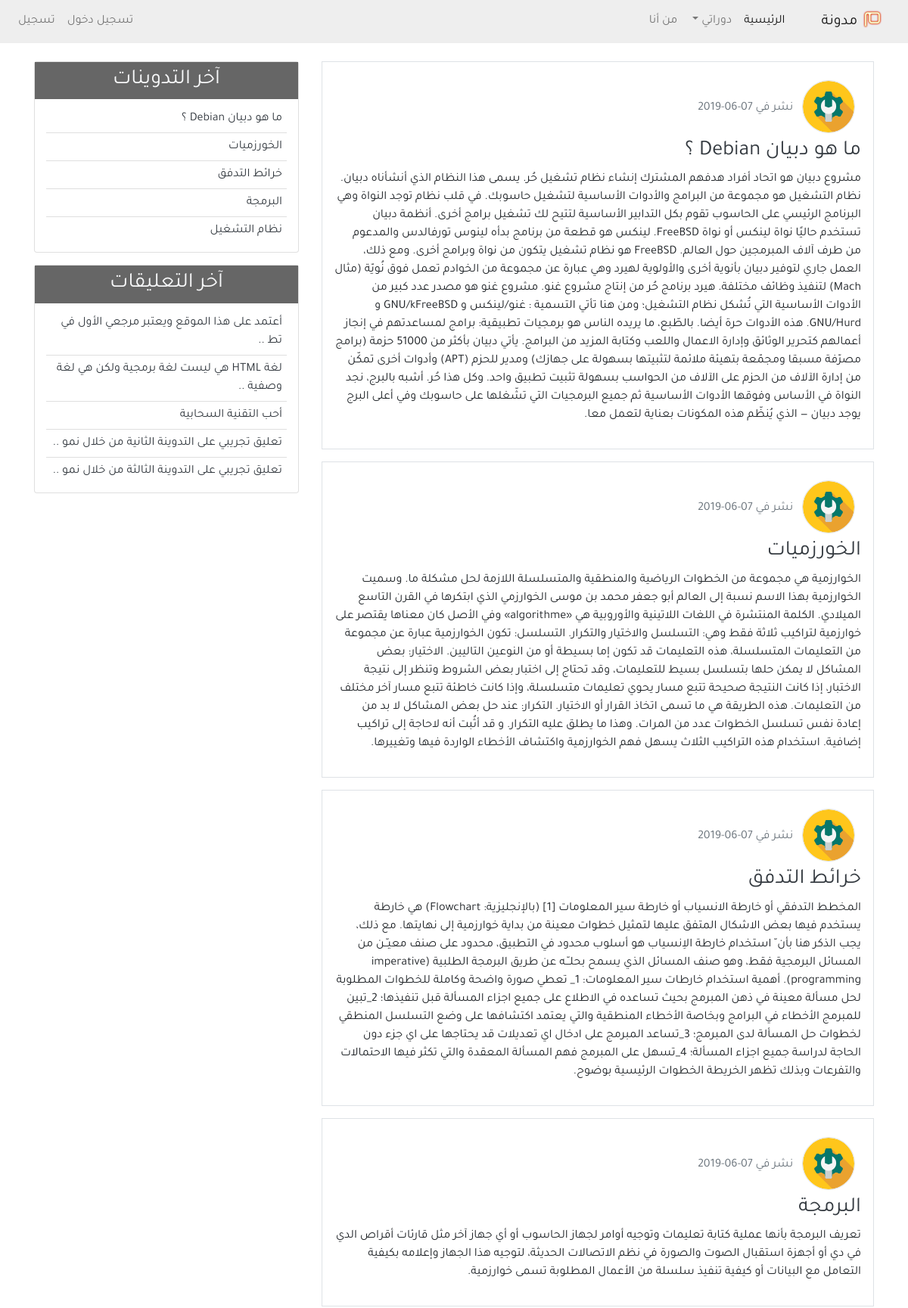
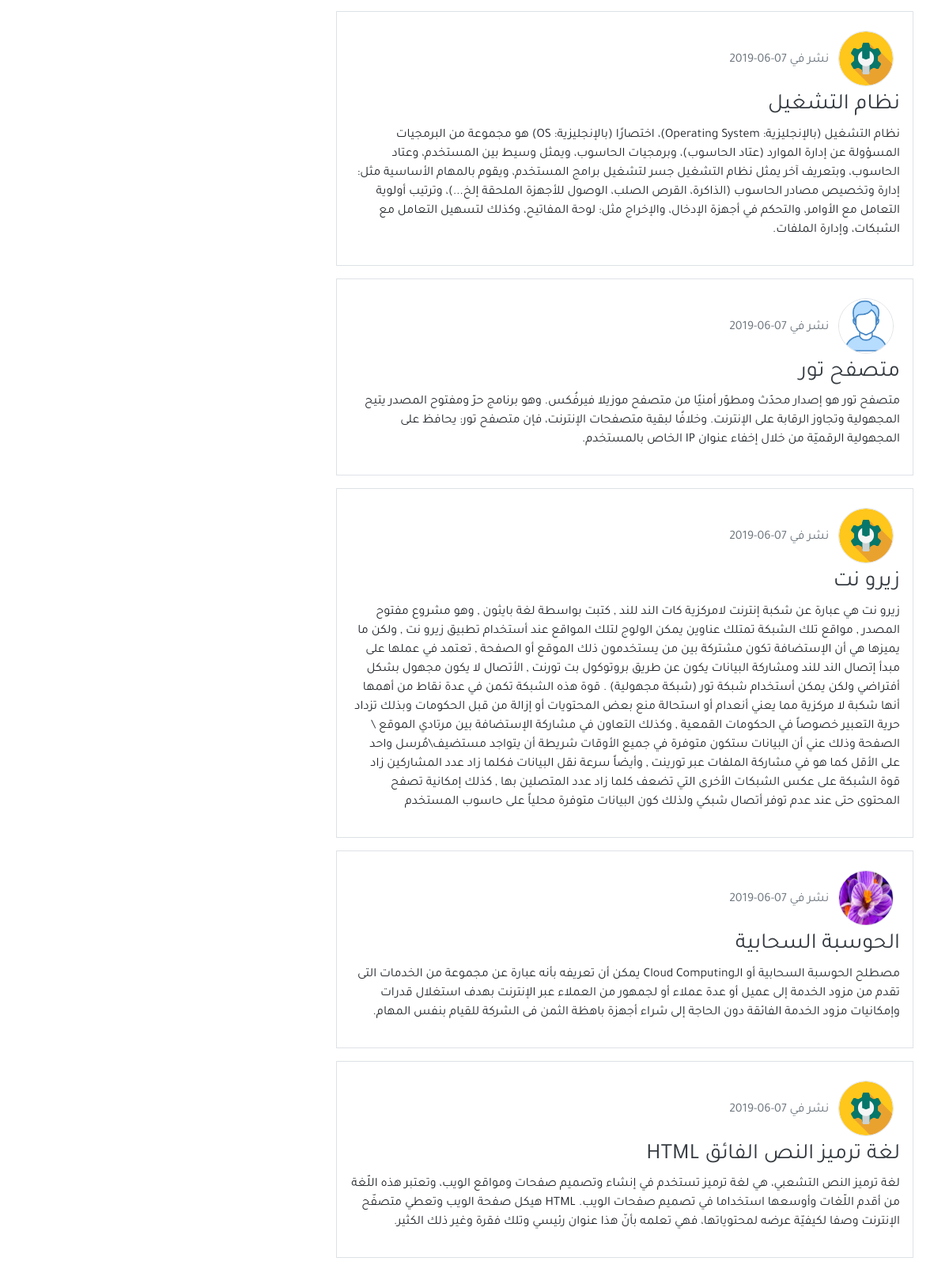
The page / (upper part) on the database its author committed (2 pictures, top to bottom).
### blog/models.py (models this page shows, shortened)
class Post(models.Model):
    title = models.CharField(max_length=100)
    content = models.TextField()
    post_date = models.DateTimeField(default=timezone.now)
    post_update = models.DateTimeField(auto_now=True)
    author = models.ForeignKey(User, on_delete=models.CASCADE)
    class Meta:
        ordering = ('-post_date', )

class Comment(models.Model):
    name = models.CharField(max_length=50, verbose_name='الاسم')
    email = models.EmailField(verbose_name='البريد الإلكتروني')
    body = models.TextField(verbose_name='التعليق')
    comment_date = models.DateTimeField(auto_now_add=True)
    active = models.BooleanField(default=False)
    post = models.ForeignKey(
        Post, on_delete=models.CASCADE, related_name='comments')
    class Meta:
        ordering = ('-comment_date',)

### user/models.py (models this page shows, shortened)
class Profile(models.Model):
    image = models.ImageField(default='default.jpg', upload_to='profile_pics')
    user = models.OneToOneField(User, on_delete=models.CASCADE)

### blog/views.py (the view)
# urls.py: path('', views.home, name='home'),
def home(request):
    context = {
        'title': 'الصفحة الرئيسية',
        'posts': Post.objects.all()
    }
    return render(request, 'blog/index.html', context)

### blog/templatetags/post_tag.py (called while the page is built)
@register.inclusion_tag('blog/latest_posts.html')
def latest_posts():
    context = {
        'l_posts': Post.objects.all()[0:5],
    }
    return context

@register.inclusion_tag('blog/latest_comments.html')
def latest_comments():
    context = {
        'l_comments': Comment.objects.filter(active=True)[:5],
    }
    return context

### blog/templates/blog/index.html (shortened to what this page needs)
{% extends 'blog/base.html' %}
{% block content %}
{% for post in posts %}
<div class="border p-3 mb-3">
    <img class="img-fluid rounded-circle border m-2" width="70px" src="{{post.author.profile.image.url}}"
        alt="صورة الناشر">
    <span class="text-secondary">نشر في {{post.post_date|date:'d-m-Y'}}</span>
    <h3><a class="text-dark" href="{% url 'detail' post.id %}">{{post.title}}</a></h3>
    <p>{{post.content}}</p>
</div>
{% endfor %}
{% endblock content %}

### blog/templates/blog/latest_posts.html
<ul class="list-group-flush latest-post">
    {% for post in l_posts %}
    <li class="list-group-item latest-post-item">
        <a class="text-dark" href="{% url 'detail' post.id %}">{{post.title}}</a>
    </li>
    {% endfor %}
</ul>

### blog/templates/blog/latest_comments.html
<ul class="list-group-flush latest-comment">
    {% for comment in l_comments %}
    <li class="list-group-item latest-comment-item">
        <a class="text-dark" href="{% url 'detail' comment.post.id %}">
            {% if comment.body|length > 40 %}
            {{comment.body|slice:'45'}} ..
            {% else %}
            {{comment.body}}
            {% endif %}
        </a>
    </li>
    {% empty %}
    <li class="list-group-item latest-comment-item">لا يوجد تعليقات</li>
    {% endfor %}
</ul>

### blog/static/blog/css/main.css (style rules this page uses)
html, body { direction: rtl; text-align: right; }
body { font-family: 'Tajawal', sans-serif; }
.latest-post, .latest-comment { padding: 0 15px; }
.latest-post .latest-post-item, .latest-comment .latest-comment-item { padding: 6px; }
.latest-post li:first-child, .latest-comment li:first-child { border-top: 0; }
.latest-post li:last-child, .latest-comment li:last-child { border-bottom: 0; padding-bottom: 0; }

### rows shown on the page
Post: author.profile.image (picture), post_date "07-06-2019", title "ما هو دبيان Debian ؟", content "مشروع دبيان هو اتحاد أفراد هدفهم المشترك إنشاء نظام تشغيل حُر. يسمى هذا النظام الذي أنشأناه دبيان. نظام التشغيل هو مجموعة من البرامج والأدوات الأساسية لتشغيل حاسوبك. في قلب نظام توجد النواة وهي البرنامج الرئيسي على الحاسوب تقوم بكل التدابير الأساسية لتتيح لك تشغيل برامج أخرى. أنظمة دبيان تستخدم حاليًا نواة لينكس أو نواة FreeBSD. لينكس هو قطعة من برنامج بدأه لينوس تورفالدس والمدعوم من طرف آلاف المبرمجين حول العالم. FreeBSD هو نظام تشغيل يتكون من نواة وبرامج أخرى. ومع ذلك، العمل جاري لتوفير دبيان بأنوية أخرى والأولوية لهيرد وهي عبارة عن مجموعة من الخوادم تعمل فوق نُويّة (مثال Mach) لتنفيذ وظائف مختلفة. هيرد برنامج حُر من إنتاج مشروع غنو. مشروع غنو هو مصدر عدد كبير من الأدوات الأساسية التي…"
Post: author.profile.image (picture), post_date "07-06-2019", title "الخورزميات", content "الخوارزمية هي مجموعة من الخطوات الرياضية والمنطقية والمتسلسلة اللازمة لحل مشكلة ما. وسميت الخوارزمية بهذا الاسم نسبة إلى العالم أبو جعفر محمد بن موسى الخوارزمي الذي ابتكرها في القرن التاسع الميلادي. الكلمة المنتشرة في اللغات اللاتينية والأوروبية هي «algorithme» وفي الأصل كان معناها يقتصر على خوارزمية لتراكيب ثلاثة فقط وهي: التسلسل والاختيار والتكرار. التسلسل: تكون الخوارزمية عبارة عن مجموعة من التعليمات المتسلسلة، هذه التعليمات قد تكون إما بسيطة أو من النوعين التاليين. الاختيار: بعض المشاكل لا يمكن حلها بتسلسل بسيط للتعليمات، وقد تحتاج إلى اختبار بعض الشروط وتنظر إلى نتيجة الاختبار، إذا كانت النتيجة صحيحة تتبع مسار يحوي تعليمات متسلسلة، وإذا كانت خاطئة تتبع مسار آخر مختلف من التعليمات. هذه…"
Post: author.profile.image (picture), post_date "07-06-2019", title "خرائط التدفق", content "المخطط التدفقي أو خارطة الانسياب أو خارطة سير المعلومات [1] (بالإنجليزية: Flowchart) هي خارطة يستخدم فيها بعض الاشكال المتفق عليها لتمثيل خطوات معينة من بداية خوارزمية إلى نهايتها. مع ذلك، يجب الذكر هنا بأن ّ استخدام خارطة الاِنسياب هو أسلوب محدود في التطبيق، محدود على صنف معيـّـن من المسائل البرمجية فقط، وهو صنف المسائل الذي يسمح بحلــّـه عن طريق البرمجة الطلبية (imperative programming). أهمية استخدام خارطات سير المعلومات: 1_ تعطي صورة واضحة وكاملة للخطوات المطلوبة لحل مسألة معينة في ذهن المبرمج بحيث تساعده في الاطلاع على جميع اجزاء المسألة قبل تنفيذها؛ 2_تبين للمبرمج الأخطاء في البرامج وبخاصة الأخطاء المنطقية والتي يعتمد اكتشافها على وضع التسلسل المنطقي لخطوات حل المسألة لدى المبرمج؛…"
Post: author.profile.image (picture), post_date "07-06-2019", title "البرمجة", content "تعريف البرمجة بأنها عملية كتابة تعليمات وتوجيه أوامر لجهاز الحاسوب أو أي جهاز آخر مثل قارئات أقراص الدي في دي أو أجهزة استقبال الصوت والصورة في نظم الاتصالات الحديثة، لتوجيه هذا الجهاز وإعلامه بكيفية التعامل مع البيانات أو كيفية تنفيذ سلسلة من الأعمال المطلوبة تسمى خوارزمية."
Post: author.profile.image (picture), post_date "07-06-2019", title "نظام التشغيل", content "نظام التشغيل (بالإنجليزية: Operating System)، اختصارًا (بالإنجليزية: OS) هو مجموعة من البرمجيات المسؤولة عن إدارة الموارد (عتاد الحاسوب)، وبرمجيات الحاسوب، ويمثل وسيط بين المستخدم، وعتاد الحاسوب، وبتعريف آخر يمثل نظام التشغيل جسر لتشغيل برامج المستخدم، ويقوم بالمهام الأساسية مثل: إدارة وتخصيص مصادر الحاسوب (الذاكرة، القرص الصلب، الوصول للأجهزة الملحقة إلخ...)، وترتيب أولوية التعامل مع الأوامر، والتحكم في أجهزة الإدخال، والإخراج مثل: لوحة المفاتيح، وكذلك لتسهيل التعامل مع الشبكات، وإدارة الملفات."
Post: author.profile.image (placeholder picture), post_date "07-06-2019", title "متصفح تور", content "متصفح تور هو إصدار محدّث ومطوّر أمنيًا من متصفح موزيلا فيرفُكس. وهو برنامج حرّ ومفتوح المصدر يتيح المجهولية وتجاوز الرقابة على الإنترنت. وخلافًا لبقية متصفحات الإنترنت، فإن متصفح تور: يحافظ على المجهولية الرقميّة من خلال إخفاء عنوان IP الخاص بالمستخدم."
Post: author.profile.image (picture), post_date "07-06-2019", title "زيرو نت", content "زيرو نت هي عبارة عن شكبة إنترنت لامركزية كات الند للند , كتبت بواسطة لغة بايثون , وهو مشروع مفتوح المصدر , مواقع تلك الشبكة تمتلك عناوين يمكن الولوج لتلك المواقع عند أستخدام تطبيق زيرو نت , ولكن ما يميزها هي أن الإستضافة تكون مشتركة بين من يستخدمون ذلك الموقع أو الصفحة , تعتمد في عملها على مبدأ إتصال الند للند ومشاركة البيانات يكون عن طريق بروتوكول بت تورنت , الأتصال لا يكون مجهول بشكل أفتراضي ولكن يمكن أستخدام شبكة تور (شبكة مجهولية) . قوة هذه الشبكة تكمن في عدة نقاط من أهمها أنها شكبة لا مركزية مما يعني أنعدام أو استحالة منع بعض المحتويات أو إزالة من قبل الحكومات وبذلك تزداد حرية التعبير خصوصاً في الحكومات القمعية , وكذلك التعاون في مشاركة الإستضافة بين مرتادي الموقع \\ الصفحة وذلك عني أن…"
Post: author.profile.image (picture), post_date "07-06-2019", title "الحوسبة السحابية", content "مصطلح الحوسبة السحابية أو الـCloud Computing يمكن أن تعريفه بأنه عبارة عن مجموعة من الخدمات التى تقدم من مزود الخدمة إلى عميل أو عدة عملاء أو لجمهور من العملاء عبر الإنترنت بهدف استغلال قدرات وإمكانيات مزود الخدمة الفائقة دون الحاجة إلى شراء أجهزة باهظة الثمن فى الشركة للقيام بنفس المهام."
Post: author.profile.image (picture), post_date "07-06-2019", title "لغة ترميز النص الفائق HTML", content "لغة ترميز النص التشعبي، هي لغة ترميز تستخدم في إنشاء وتصميم صفحات ومواقع الويب، وتعتبر هذه اللّغة من أقدم اللّغات وأوسعها استخداما في تصميم صفحات الويب. HTML هيكل صفحة الويب وتعطي متصفّح الإنترنت وصفا لكيفيّة عرضه لمحتوياتها، فهي تعلمه بأنّ هذا عنوان رئيسي وتلك فقرة وغير ذلك الكثير."
Comment: body "أعتمد على هذا الموقع ويعتبر مرجعي الأول في تط"
Comment: body "لغة HTML هي ليست لغة برمجية ولكن هي لغة وصفية"
Comment: body "أحب التقنية السحابية"
Comment: body "تعليق تجريبي على التدوينة الثانية من خلال نمو"
Comment: body "تعليق تجريبي على التدوينة الثالثة من خلال نمو"
